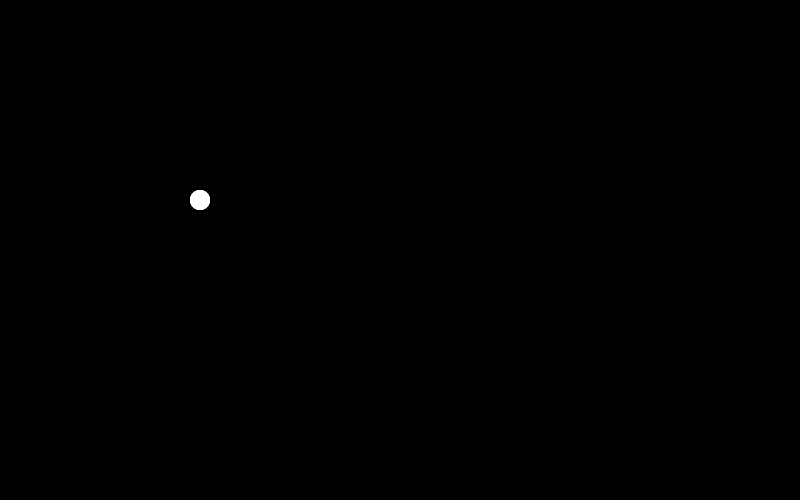
Frame 1 (no input)
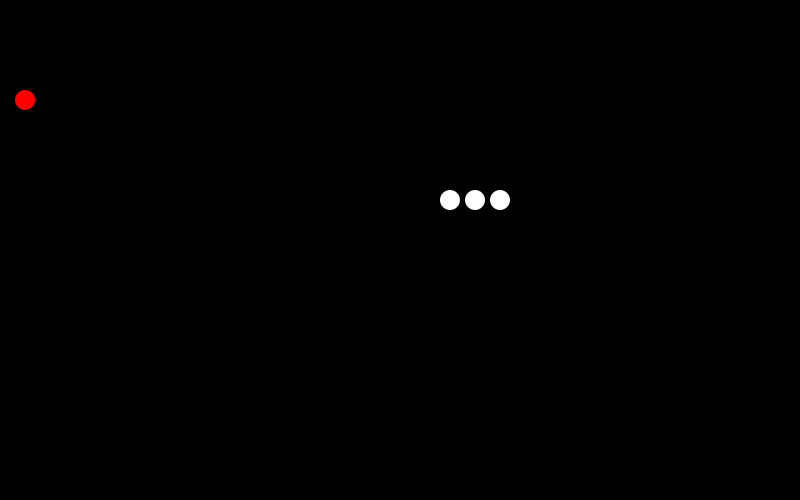
Frame 60 (the mouse pressed at the canvas centre just before this capture)
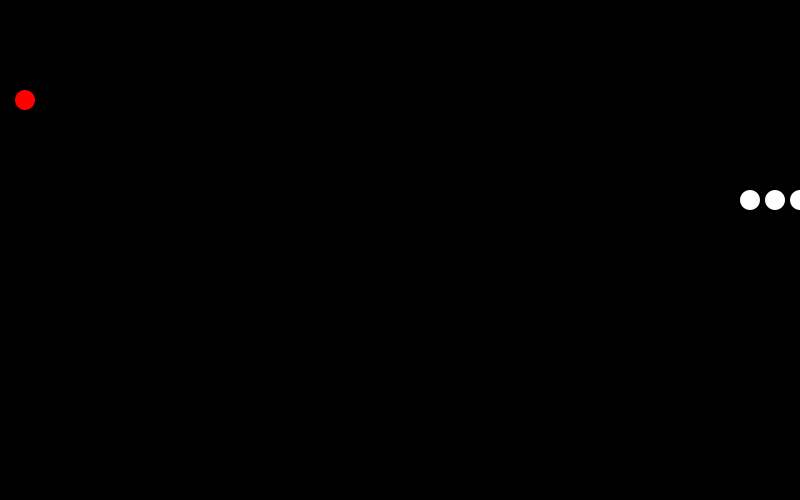
Frame 120 (the mouse held since frame 60 and released just before this capture)

The Processing sketch that drew these frames (run headless with seeded random() and noise(); from frame 60 on, the mouse is pressed at the canvas centre):

// Processing sketch: SnakeGame
// ── SnakeGame.pde
import java.util.Arrays;

public ArrayList<SnakePart> snake = new ArrayList<SnakePart>();

int[] newPos = {200,200};
int[] diff = {25, 0};

int timer = 5;

final int HEIGHT = 500;
final int WIDTH = 800;

Apple apple = new Apple();

void setup(){
  size(800,500);
  background(0);
  for(int i = 0; i < 3; i++){
  snake.add(new SnakePart(3-i, newPos[0]-(i*25), newPos[1]));
      snake.get(0).show();
  }
}

void draw(){
  timer -= 1;
  if (timer<=0){
  timer = 5;
  background(0);
  setNewPos();
  
  if(isDead())
    exit();
  
  apple.show();
  
  if (Arrays.equals(apple.getPos(), newPos)){
    apple.respawn();
    for (int i = 0; i < snake.size(); i++)
      snake.get(i).increamentTimer();
    snake.add(new SnakePart(1, newPos[0], newPos[1]));
  }
    
  for (int i = 0; i < snake.size(); i++){
    snake.get(i).move(newPos);
    snake.get(i).show();
  }
  
  }
  
  
}

void keyPressed(){
  setDirection();
}

//sets the direction
void setDirection(){
  if (keyCode == UP){
    diff[0] = 0;
    diff[1] = -25;
  }
  else if (keyCode == DOWN){
    diff[0] = 0;
    diff[1] = 25;
  }
  else if (keyCode == LEFT){
    diff[0] = -25;    
    diff[1] = 0;
  }
  else if (keyCode == RIGHT){
    diff[0] = +25;
    diff[1] = 0;
  }
}

//updates the next position
void setNewPos(){
  newPos[0] += diff[0];
  newPos[1] += diff[1];
}

//returns true when the snake touches itself or edges
boolean isDead(){
  if (newPos[0] >= WIDTH || newPos[0] <= 0 || newPos[1] >= HEIGHT || newPos[1] <= 0)
    return true;
  for (int i = 0; i < snake.size(); i++){
    if (Arrays.equals(newPos, snake.get(i).getPos()))
      return true;
  }
  return false;
}

// ── Apple.pde
import java.util.Random;

public class Apple{
  int[] pos = new int[2];
  
  final int RADIUS = 20;
  
  Random rand = new Random();
  
  public Apple(){
    this.pos[0] = rand.nextInt(1,WIDTH/25) * 25 ;
    this.pos[1] = rand.nextInt(1,HEIGHT/25) * 25 ;
  }
  
  //returns the apple position
  public int[] getPos(){
  return this.pos;
  }
  
  //draws apple
  public void show(){
  noStroke();
  fill(255,0,0);
  circle(pos[0], pos[1], RADIUS);
  }
  
  //relocates apple
  public void respawn(){
    this.pos[0] = rand.nextInt(1,WIDTH/25) * 25 ;
    this.pos[1] = rand.nextInt(1,HEIGHT/25) * 25 ;
  }
  
}

// ── SnakePart.pde
public class SnakePart{
  final int RADIUS = 20;
  int moveTimer;
  int[] pos = new int[2];
  
  
  public SnakePart(int totalParts, int xPos,int yPos){
    this.moveTimer = totalParts;
    this.pos[0] = xPos;
    this.pos[1] = yPos;
  }
  
  //returns the SnakePart position
  public int[] getPos(){
    return this.pos;
  }
  
  //returns the SnakePart timer
  public int getTimer(){
    return this.moveTimer;
  }
  
  //increases timer by 1
  public void increamentTimer(){
    this.moveTimer += 1;
  }
  
  //draws the SnakePart
  public void show(){
    noStroke();
    fill(255);
    circle(pos[0], pos[1], RADIUS);
  }
  
  //updates timer and changes the SnakePart position when the timer ends
  public void move(int[] newPos){
    moveTimer-=1;
    if (moveTimer == 0){
      moveTimer = snake.size();
      pos[0] = newPos[0];
      pos[1] = newPos[1];
    }
    
  }
}

  
